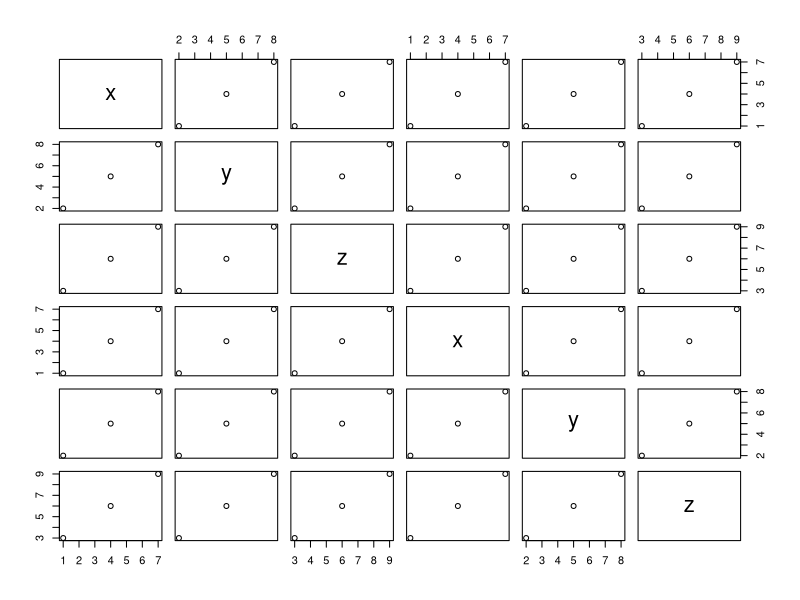

The R source for this figure:
set.seed(1)
df <- data.frame(x = c(1, 4, 7),
                 y = c(2, 5, 8),
                 z = c(3, 6, 9))

df2 <- data.frame(x = c(1, 4, 7),
                 y = c(2, 5, 8),
                 z = c(3, 6, 9))

test<-cbind(df,df2)

temp <- cbind(df,df2)
pairs(temp)